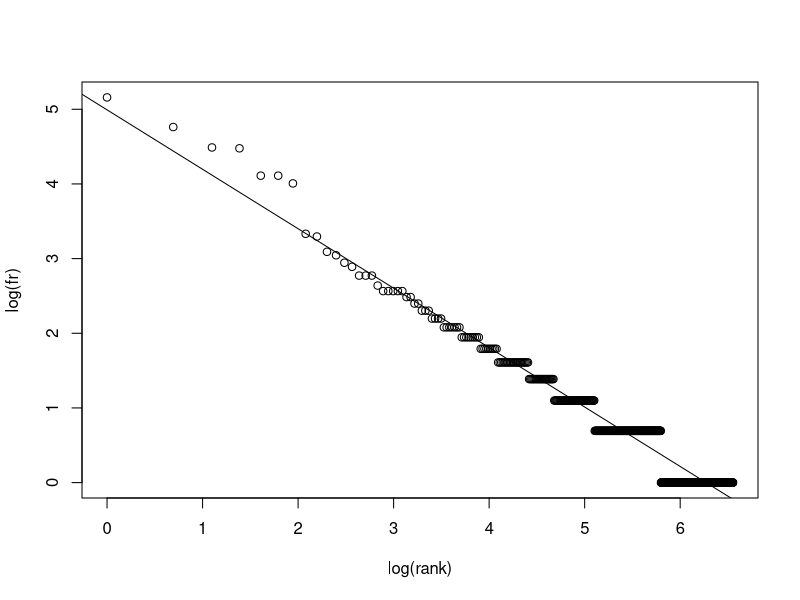

Recreate this plot in R.
fr <- c(174, 117, 89, 88, 61, 61, 55, 28, 27, 22, 21, 19, 18, 16, 16, 16, 14, 13, 13, 13, 13, 13, 12, 12, 11, 11, 10, 10, 10, 9, 9, 9, 9, 8, 8, 8, 8, 8, 8, 8, 7, 7, 7, 7, 7, 7, 7, 7, 7, 6, 6, 6, 6, 6, 6, 6, 6, 6, 6, 5, 5, 5, 5, 5, 5, 5, 5, 5, 5, 5, 5, 5, 5, 5, 5, 5, 5, 5, 5, 5, 5, 5, 4, 4, 4, 4, 4, 4, 4, 4, 4, 4, 4, 4, 4, 4, 4, 4, 4, 4, 4, 4, 4, 4, 4, 4, 4, 3, 3, 3, 3, 3, 3, 3, 3, 3, 3, 3, 3, 3, 3, 3, 3, 3, 3, 3, 3, 3, 3, 3, 3, 3, 3, 3, 3, 3, 3, 3, 3, 3, 3, 3, 3, 3, 3, 3, 3, 3, 3, 3, 3, 3, 3, 3, 3, 3, 3, 3, 3, 3, 3, 3, 3, 3, 2, 2, 2, 2, 2, 2, 2, 2, 2, 2, 2, 2, 2, 2, 2, 2, 2, 2, 2, 2, 2, 2, 2, 2, 2, 2, 2, 2, 2, 2, 2, 2, 2, 2, 2, 2, 2, 2, 2, 2, 2, 2, 2, 2, 2, 2, 2, 2, 2, 2, 2, 2, 2, 2, 2, 2, 2, 2, 2, 2, 2, 2, 2, 2, 2, 2, 2, 2, 2, 2, 2, 2, 2, 2, 2, 2, 2, 2, 2, 2, 2, 2, 2, 2, 2, 2, 2, 2, 2, 2, 2, 2, 2, 2, 2, 2, 2, 2, 2, 2, 2, 2, 2, 2, 2, 2, 2, 2, 2, 2, 2, 2, 2, 2, 2, 2, 2, 2, 2, 2, 2, 2, 2, 2, 2, 2, 2, 2, 2, 2, 2, 2, 2, 2, 2, 2, 2, 2, 2, 2, 2, 2, 2, 2, 2, 2, 2, 2, 2, 2, 2, 2, 2, 2, 2, 2, 2, 2, 2, 2, 2, 2, 2, 2, 2, 1, 1, 1, 1, 1, 1, 1, 1, 1, 1, 1, 1, 1, 1, 1, 1, 1, 1, 1, 1, 1, 1, 1, 1, 1, 1, 1, 1, 1, 1, 1, 1, 1, 1, 1, 1, 1, 1, 1, 1, 1, 1, 1, 1, 1, 1, 1, 1, 1, 1, 1, 1, 1, 1, 1, 1, 1, 1, 1, 1, 1, 1, 1, 1, 1, 1, 1, 1, 1, 1, 1, 1, 1, 1, 1, 1, 1, 1, 1, 1, 1, 1, 1, 1, 1, 1, 1, 1, 1, 1, 1, 1, 1, 1, 1, 1, 1, 1, 1, 1, 1, 1, 1, 1, 1, 1, 1, 1, 1, 1, 1, 1, 1, 1, 1, 1, 1, 1, 1, 1, 1, 1, 1, 1, 1, 1, 1, 1, 1, 1, 1, 1, 1, 1, 1, 1, 1, 1, 1, 1, 1, 1, 1, 1, 1, 1, 1, 1, 1, 1, 1, 1, 1, 1, 1, 1, 1, 1, 1, 1, 1, 1, 1, 1, 1, 1, 1, 1, 1, 1, 1, 1, 1, 1, 1, 1, 1, 1, 1, 1, 1, 1, 1, 1, 1, 1, 1, 1, 1, 1, 1, 1, 1, 1, 1, 1, 1, 1, 1, 1, 1, 1, 1, 1, 1, 1, 1, 1, 1, 1, 1, 1, 1, 1, 1, 1, 1, 1, 1, 1, 1, 1, 1, 1, 1, 1, 1, 1, 1, 1, 1, 1, 1, 1, 1, 1, 1, 1, 1, 1, 1, 1, 1, 1, 1, 1, 1, 1, 1, 1, 1, 1, 1, 1, 1, 1, 1, 1, 1, 1, 1, 1, 1, 1, 1, 1, 1, 1, 1, 1, 1, 1, 1, 1, 1, 1, 1, 1, 1, 1, 1, 1, 1, 1, 1, 1, 1, 1, 1, 1, 1, 1, 1, 1, 1, 1, 1, 1, 1, 1, 1, 1, 1, 1, 1, 1, 1, 1, 1, 1, 1, 1, 1, 1, 1, 1, 1, 1, 1, 1, 1, 1, 1, 1, 1, 1, 1, 1, 1, 1, 1, 1, 1, 1, 1, 1, 1, 1, 1, 1, 1, 1, 1, 1, 1, 1, 1, 1, 1, 1, 1, 1, 1, 1, 1, 1, 1, 1, 1, 1, 1, 1, 1, 1, 1, 1, 1, 1, 1, 1, 1, 1)
rank <- 1:length(fr)

log_fr <- log(fr)
log_rank <- log(rank)

plot(log(fr) ~ log(rank))
reg <- lm(log(fr) ~ log(rank))
abline(reg, untf=F)

          
#> reg
#
#Call:
#  lm(formula = log(fr) ~ log(rank))
#
#Coefficients:
#  (Intercept)    log(rank)  
#4.9921      -0.7961  
